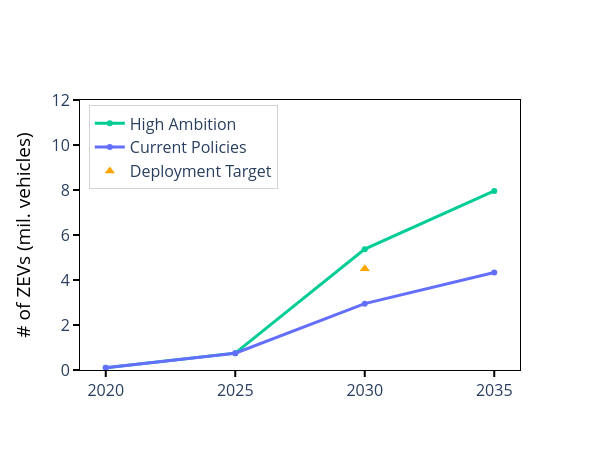

Source (notebook cell):
### Code cell
# Plotly Figure 생성
fig = go.Figure()

# 시나리오별 꺾은선 그래프 추가
scenarios = list(set(dfVeh["scenario"]))
colors = {"Current-Policies-Med": "#636EFA", "High-Ambition-Med": "#00CC96"}
names = {"Current-Policies-Med": "Current Policies", "High-Ambition-Med": "High Ambition"}

for scenario in scenarios:

    mask = [s == scenario for s in dfVeh["scenario"]]
    fig.add_trace(go.Scatter(
        x=[y for y, m in zip(dfVeh["Year"], mask) if m],
        y=[v for v, m in zip(dfVeh["# Vehicles"], mask) if m],
        mode='lines+markers',
        name=names[scenario],
        line=dict(color=colors[scenario], width=3)
    ))

# base_layout 스타일 적용 (단일 y축 버전)
fig.update_layout(
    legend=dict(
        x=0.5, y=-0.2, xanchor="center", orientation="h"
    ),
    plot_bgcolor="white",
    paper_bgcolor="white",
    height=450,
    width=600,
    font=dict(size=16),
    barmode="group",
    xaxis=dict(
        title="Year",
        showticklabels=True,
        ticks="outside",
        ticklen=6, tickwidth=2, tickcolor="black",
        showline=True, linecolor="black", linewidth=1,
        mirror=True,
        # tickformat=",",
    ),
    yaxis=dict(
        title=dict(text="Number of ZEVs", font=dict(color="black")),
        showticklabels=True,
        ticks="outside",
        ticklen=6, tickwidth=2, tickcolor="black",
        showline=True, linecolor="black", linewidth=1,
        mirror=True
    )
)

fig.update_layout(
    xaxis=dict(
        title=None,
    ),
    yaxis=dict(
        title=dict(text="# of ZEVs (mil. vehicles)", font=dict(color="black")),
        range=[0, 12],  # <- yaxis1 범위 지정
        showticklabels=True,
        tickformat=",",
    ),

    legend=dict(
        x=0.02,       # 왼쪽 여백 (0=완전 왼쪽)
        y=0.98,       # 위쪽 여백 (1=완전 위)
        xanchor="left",
        yanchor="top",
        bgcolor="rgba(255,255,255,0.6)",
        bordercolor="lightgray",
        borderwidth=1,
        orientation="v"  # 세로 정렬
    )
)

# 기존 꺾은선 그래프 코드 이후에 추가
fig.add_trace(go.Scatter(
    x=[2030],
    y=[4.5],
    mode='markers',
    name="Deployment Target",
    marker=dict(symbol='triangle-up', size=9, color='orange'),
))

pio.write_image(fig, "./fig/veh.png", width=620, height=460, scale=2)
fig.show()

### Figure 1 — Plotly figure (JSON) as saved in the notebook; plotly's stock layout.template omitted (floating-point values rounded to 4 significant figures)
{"data": [{"line": {"color": "#00CC96", "width": 3}, "mode": "lines+markers", "name": "High Ambition", "type": "scatter", "x": [2020, 2025, 2030, 2035], "y": [0.1001, 0.7475, 5.371, 7.956]}, {"line": {"color": "#636EFA", "width": 3}, "mode": "lines+markers", "name": "Current Policies", "type": "scatter", "x": [2020, 2025, 2030, 2035], "y": [0.1001, 0.7475, 2.949, 4.331]}, {"marker": {"color": "orange", "size": 9, "symbol": "triangle-up"}, "mode": "markers", "name": "Deployment Target", "type": "scatter", "x": [2030], "y": [4.5]}], "layout": {"barmode": "group", "font": {"size": 16}, "height": 450, "legend": {"bgcolor": "rgba(255,255,255,0.6)", "bordercolor": "lightgray", "borderwidth": 1, "orientation": "v", "x": 0.02, "xanchor": "left", "y": 0.98, "yanchor": "top"}, "paper_bgcolor": "white", "plot_bgcolor": "white", "width": 600, "xaxis": {"linecolor": "black", "linewidth": 1, "mirror": true, "showline": true, "showticklabels": true, "tickcolor": "black", "ticklen": 6, "ticks": "outside", "tickwidth": 2, "title": {}}, "yaxis": {"linecolor": "black", "linewidth": 1, "mirror": true, "range": [0, 12], "showline": true, "showticklabels": true, "tickcolor": "black", "tickformat": ",", "ticklen": 6, "ticks": "outside", "tickwidth": 2, "title": {"font": {"color": "black"}, "text": "# of ZEVs (mil. vehicles)"}}}}
